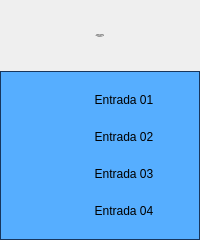
<?xml version="1.0" encoding="UTF-8"?>
<ui version="4.0">
 <class>Form</class>
 <widget class="QWidget" name="Form">
  <property name="geometry">
   <rect>
    <x>0</x>
    <y>0</y>
    <width>200</width>
    <height>240</height>
   </rect>
  </property>
  <property name="minimumSize">
   <size>
    <width>200</width>
    <height>240</height>
   </size>
  </property>
  <property name="maximumSize">
   <size>
    <width>200</width>
    <height>240</height>
   </size>
  </property>
  <property name="windowTitle">
   <string>Cartão 5069-IY4 05 Remota 02</string>
  </property>
  <layout class="QVBoxLayout" name="verticalLayout">
   <property name="spacing">
    <number>0</number>
   </property>
   <property name="leftMargin">
    <number>0</number>
   </property>
   <property name="topMargin">
    <number>0</number>
   </property>
   <property name="rightMargin">
    <number>0</number>
   </property>
   <property name="bottomMargin">
    <number>0</number>
   </property>
   <item>
    <layout class="QVBoxLayout" name="verticalLayout_2">
     <property name="spacing">
      <number>0</number>
     </property>
     <item>
      <widget class="PyDMLabel" name="PyDMLabel_13">
       <property name="maximumSize">
        <size>
         <width>16777215</width>
         <height>71</height>
        </size>
       </property>
       <property name="font">
        <font>
         <pointsize>-1</pointsize>
        </font>
       </property>
       <property name="toolTip">
        <string/>
       </property>
       <property name="styleSheet">
        <string notr="true">PyDMLabel {
 qproperty-alignment: AlignCenter;
 border: 1px solid #FF17365D;
 background-color: #FF17365D;
 color: rgb(255, 255, 255);
 min-height: 65px;
 max-height: 65px;
 font-size: 14px;
}</string>
       </property>
       <property name="text">
        <string>Falhas Hardware
Cartão 5069-IY4 05
Remota 02</string>
       </property>
       <property name="alignment">
        <set>Qt::AlignCenter</set>
       </property>
      </widget>
     </item>
     <item>
      <widget class="QFrame" name="frame">
       <property name="styleSheet">
        <string notr="true">QFrame#frame{
     border: 1px solid #FF17365D;
	 background-color: #56aeff;
}

PyDMByteIndicator {
  min-height: 1.50em;
  max-height: 1.50em;
  min-width: 1.50em;
}
</string>
       </property>
       <property name="frameShape">
        <enum>QFrame::StyledPanel</enum>
       </property>
       <property name="frameShadow">
        <enum>QFrame::Raised</enum>
       </property>
       <layout class="QVBoxLayout" name="verticalLayout_3">
        <property name="spacing">
         <number>0</number>
        </property>
        <property name="leftMargin">
         <number>0</number>
        </property>
        <property name="topMargin">
         <number>0</number>
        </property>
        <property name="rightMargin">
         <number>0</number>
        </property>
        <property name="bottomMargin">
         <number>0</number>
        </property>
        <item>
         <layout class="QGridLayout" name="gridLayout_3">
          <property name="leftMargin">
           <number>5</number>
          </property>
          <property name="topMargin">
           <number>5</number>
          </property>
          <property name="rightMargin">
           <number>5</number>
          </property>
          <property name="bottomMargin">
           <number>5</number>
          </property>
          <property name="verticalSpacing">
           <number>10</number>
          </property>
          <item row="3" column="0">
           <widget class="PyDMByteIndicator" name="PyDMByteIndicator_9">
            <property name="sizePolicy">
             <sizepolicy hsizetype="Fixed" vsizetype="Fixed">
              <horstretch>0</horstretch>
              <verstretch>0</verstretch>
             </sizepolicy>
            </property>
            <property name="minimumSize">
             <size>
              <width>27</width>
              <height>27</height>
             </size>
            </property>
            <property name="maximumSize">
             <size>
              <width>30</width>
              <height>27</height>
             </size>
            </property>
            <property name="toolTip">
             <string/>
            </property>
            <property name="channel" stdset="0">
             <string>ca://RA-RaSIA02:RF-IntlkComp-2:InAng11-Mon.VAL</string>
            </property>
            <property name="onColor" stdset="0">
             <color>
              <red>255</red>
              <green>0</green>
              <blue>0</blue>
             </color>
            </property>
            <property name="offColor" stdset="0">
             <color>
              <red>0</red>
              <green>255</green>
              <blue>0</blue>
             </color>
            </property>
            <property name="showLabels" stdset="0">
             <bool>false</bool>
            </property>
            <property name="circles" stdset="0">
             <bool>true</bool>
            </property>
           </widget>
          </item>
          <item row="0" column="1">
           <widget class="PyDMLabel" name="PyDMLabel_2">
            <property name="sizePolicy">
             <sizepolicy hsizetype="Fixed" vsizetype="Fixed">
              <horstretch>0</horstretch>
              <verstretch>0</verstretch>
             </sizepolicy>
            </property>
            <property name="minimumSize">
             <size>
              <width>100</width>
              <height>25</height>
             </size>
            </property>
            <property name="maximumSize">
             <size>
              <width>100</width>
              <height>25</height>
             </size>
            </property>
            <property name="toolTip">
             <string/>
            </property>
            <property name="text">
             <string>Entrada 01</string>
            </property>
            <property name="alignment">
             <set>Qt::AlignCenter</set>
            </property>
            <property name="channel" stdset="0">
             <string/>
            </property>
           </widget>
          </item>
          <item row="0" column="0">
           <widget class="PyDMByteIndicator" name="PyDMByteIndicator_10">
            <property name="sizePolicy">
             <sizepolicy hsizetype="Fixed" vsizetype="Fixed">
              <horstretch>0</horstretch>
              <verstretch>0</verstretch>
             </sizepolicy>
            </property>
            <property name="minimumSize">
             <size>
              <width>27</width>
              <height>27</height>
             </size>
            </property>
            <property name="maximumSize">
             <size>
              <width>30</width>
              <height>27</height>
             </size>
            </property>
            <property name="toolTip">
             <string/>
            </property>
            <property name="channel" stdset="0">
             <string>ca://RA-RaSIA02:RF-IntlkComp-2:InAng08-Mon.VAL</string>
            </property>
            <property name="onColor" stdset="0">
             <color>
              <red>255</red>
              <green>0</green>
              <blue>0</blue>
             </color>
            </property>
            <property name="offColor" stdset="0">
             <color>
              <red>0</red>
              <green>255</green>
              <blue>0</blue>
             </color>
            </property>
            <property name="showLabels" stdset="0">
             <bool>false</bool>
            </property>
            <property name="circles" stdset="0">
             <bool>true</bool>
            </property>
           </widget>
          </item>
          <item row="2" column="0">
           <widget class="PyDMByteIndicator" name="PyDMByteIndicator_11">
            <property name="sizePolicy">
             <sizepolicy hsizetype="Fixed" vsizetype="Fixed">
              <horstretch>0</horstretch>
              <verstretch>0</verstretch>
             </sizepolicy>
            </property>
            <property name="minimumSize">
             <size>
              <width>27</width>
              <height>27</height>
             </size>
            </property>
            <property name="maximumSize">
             <size>
              <width>30</width>
              <height>27</height>
             </size>
            </property>
            <property name="toolTip">
             <string/>
            </property>
            <property name="channel" stdset="0">
             <string>ca://RA-RaSIA02:RF-IntlkComp-2:InAng10-Mon.VAL</string>
            </property>
            <property name="onColor" stdset="0">
             <color>
              <red>255</red>
              <green>0</green>
              <blue>0</blue>
             </color>
            </property>
            <property name="offColor" stdset="0">
             <color>
              <red>0</red>
              <green>255</green>
              <blue>0</blue>
             </color>
            </property>
            <property name="showLabels" stdset="0">
             <bool>false</bool>
            </property>
            <property name="circles" stdset="0">
             <bool>true</bool>
            </property>
           </widget>
          </item>
          <item row="1" column="1">
           <widget class="PyDMLabel" name="PyDMLabel_10">
            <property name="sizePolicy">
             <sizepolicy hsizetype="Fixed" vsizetype="Fixed">
              <horstretch>0</horstretch>
              <verstretch>0</verstretch>
             </sizepolicy>
            </property>
            <property name="minimumSize">
             <size>
              <width>100</width>
              <height>25</height>
             </size>
            </property>
            <property name="maximumSize">
             <size>
              <width>100</width>
              <height>25</height>
             </size>
            </property>
            <property name="toolTip">
             <string/>
            </property>
            <property name="text">
             <string>Entrada 02</string>
            </property>
            <property name="alignment">
             <set>Qt::AlignCenter</set>
            </property>
           </widget>
          </item>
          <item row="2" column="1">
           <widget class="PyDMLabel" name="PyDMLabel_11">
            <property name="sizePolicy">
             <sizepolicy hsizetype="Fixed" vsizetype="Fixed">
              <horstretch>0</horstretch>
              <verstretch>0</verstretch>
             </sizepolicy>
            </property>
            <property name="minimumSize">
             <size>
              <width>100</width>
              <height>25</height>
             </size>
            </property>
            <property name="maximumSize">
             <size>
              <width>100</width>
              <height>25</height>
             </size>
            </property>
            <property name="toolTip">
             <string/>
            </property>
            <property name="text">
             <string>Entrada 03</string>
            </property>
            <property name="alignment">
             <set>Qt::AlignCenter</set>
            </property>
           </widget>
          </item>
          <item row="3" column="1">
           <widget class="PyDMLabel" name="PyDMLabel_12">
            <property name="sizePolicy">
             <sizepolicy hsizetype="Fixed" vsizetype="Fixed">
              <horstretch>0</horstretch>
              <verstretch>0</verstretch>
             </sizepolicy>
            </property>
            <property name="minimumSize">
             <size>
              <width>100</width>
              <height>25</height>
             </size>
            </property>
            <property name="maximumSize">
             <size>
              <width>100</width>
              <height>25</height>
             </size>
            </property>
            <property name="toolTip">
             <string/>
            </property>
            <property name="text">
             <string>Entrada 04</string>
            </property>
            <property name="alignment">
             <set>Qt::AlignCenter</set>
            </property>
           </widget>
          </item>
          <item row="1" column="0">
           <widget class="PyDMByteIndicator" name="PyDMByteIndicator_12">
            <property name="sizePolicy">
             <sizepolicy hsizetype="Fixed" vsizetype="Fixed">
              <horstretch>0</horstretch>
              <verstretch>0</verstretch>
             </sizepolicy>
            </property>
            <property name="minimumSize">
             <size>
              <width>27</width>
              <height>27</height>
             </size>
            </property>
            <property name="maximumSize">
             <size>
              <width>30</width>
              <height>27</height>
             </size>
            </property>
            <property name="toolTip">
             <string/>
            </property>
            <property name="channel" stdset="0">
             <string>ca://RA-RaSIA02:RF-IntlkComp-2:InAng09-Mon.VAL</string>
            </property>
            <property name="onColor" stdset="0">
             <color>
              <red>255</red>
              <green>0</green>
              <blue>0</blue>
             </color>
            </property>
            <property name="offColor" stdset="0">
             <color>
              <red>0</red>
              <green>255</green>
              <blue>0</blue>
             </color>
            </property>
            <property name="showLabels" stdset="0">
             <bool>false</bool>
            </property>
            <property name="circles" stdset="0">
             <bool>true</bool>
            </property>
           </widget>
          </item>
         </layout>
        </item>
       </layout>
      </widget>
     </item>
    </layout>
   </item>
  </layout>
 </widget>
 <customwidgets>
  <customwidget>
   <class>PyDMLabel</class>
   <extends>QLabel</extends>
   <header>pydm.widgets.label</header>
  </customwidget>
  <customwidget>
   <class>PyDMByteIndicator</class>
   <extends>QWidget</extends>
   <header>pydm.widgets.byte</header>
  </customwidget>
 </customwidgets>
 <resources/>
 <connections/>
</ui>
